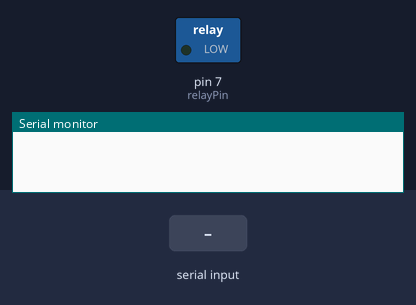
The sketch below on a simulated Arduino Uno, built with avr-gcc and run on an emulated ATmega328P. Parts: switched loads named in the sketch (green lamp = pin HIGH), the last lines printed to the serial monitor. The test bench sets the inputs (shaded band).

Above: at 1.2 s.
1.3 s: "r" received over Serial
2.8 s: "r" received over Serial
At 3.9 s:
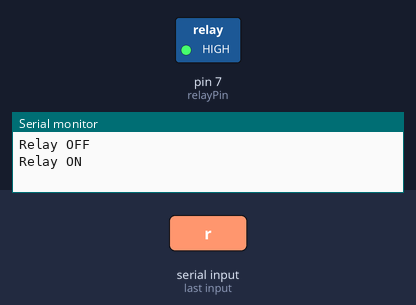
Timing chart, 0 to 5.8 s (numbered marks = the images above; inputs shaded):
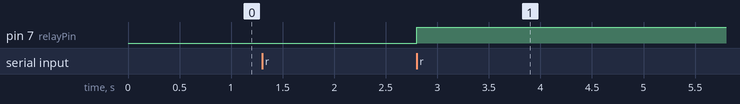

Measured:
- after the input at 2.8 s, pin 7 (relayPin): LOW → HIGH at once

The sketch:

Relay.ino
```cpp
#define relayPin 7

void setup() {
  pinMode(relayPin, OUTPUT);
  Serial.begin(9600);
}

bool relayOn = false;

void loop() {
  if(Serial.available() > 0){
    char command = Serial.read();
    switch(command){
      case 'r':
        if(relayOn == true){
          digitalWrite(relayPin, HIGH);
          Serial.println("Relay ON");
        }
        else{
          digitalWrite(relayPin, LOW);
          Serial.println("Relay OFF");
        }
        relayOn = !relayOn;
      default:
        break;
    }
  }
}
```
